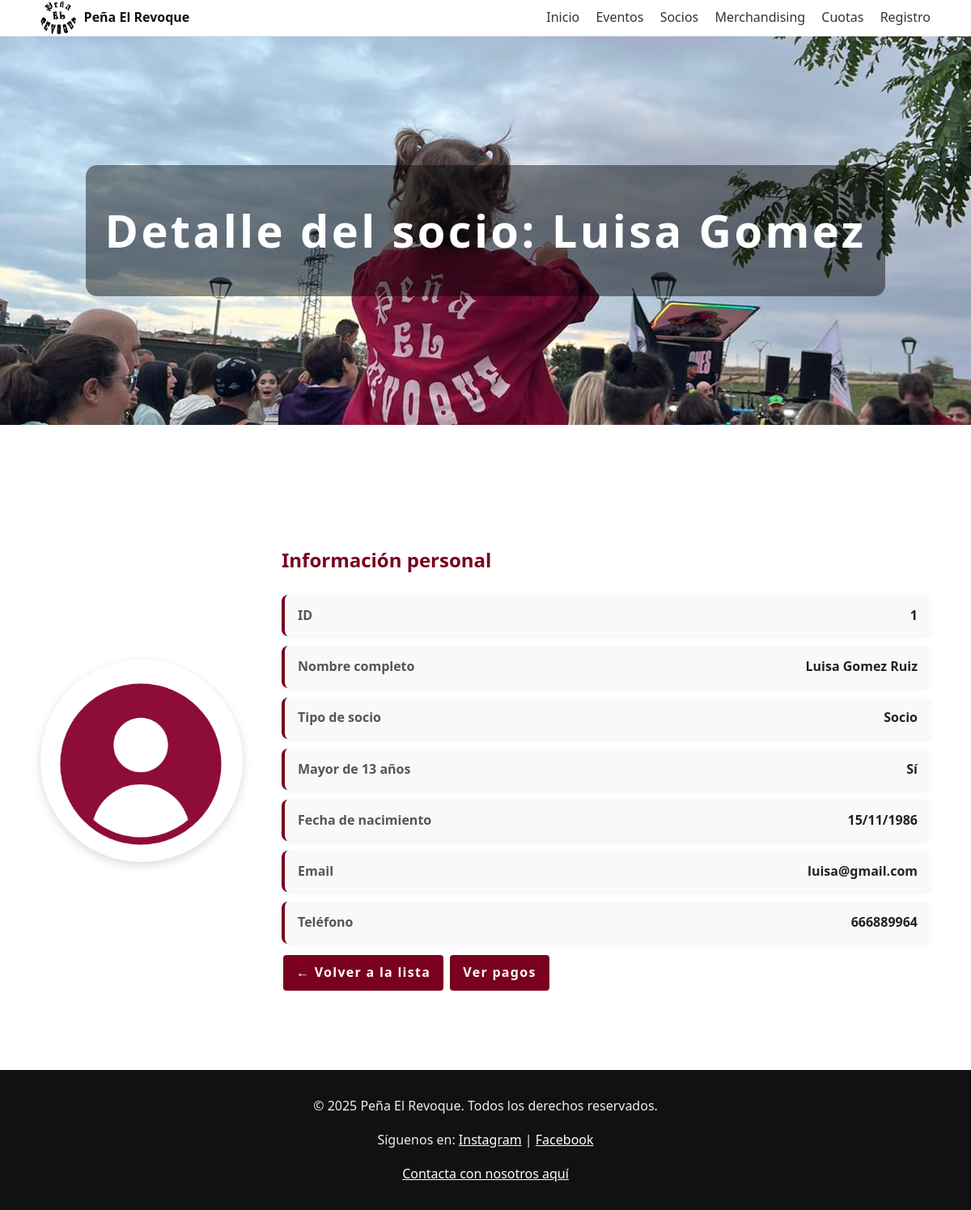
Screenshot of /socios/1/ (signed in) with the database file from the repository.
### appProjectDjango/models.py (models this page shows, shortened)
class Socio(models.Model):
    TIPO_SOCIO_CHOICES = [
        ('menor', 'Menor'),
        ('socio', 'Socio'),
        ('nuevo', 'Nuevo'),
    ]
    nombre = models.CharField(max_length=100)
    apellido = models.CharField(max_length=100, null=True, blank=True)
    segundo_apellido = models.CharField(max_length=100, blank=True, null=True)
    mayor13 = models.BooleanField(default=True)
    fecha_nacimiento = models.DateField(blank=True, null=True)
    tipo_socio = models.CharField(max_length=20, choices=TIPO_SOCIO_CHOICES, default='nuevo')
    email = models.EmailField(unique=True)
    password = models.CharField(max_length=128, null=True, blank=True)
    telefono = models.CharField(max_length=20)
    class Meta:
        db_table = "Socios"

### appProjectDjango/views.py (the view)
# urls.py: path('socios/<int:socio_id>/', SocioDetailView.as_view(), name='detalle_socio'),
class SocioDetailView(UserPassesTestMixin, DetailView):
    model = Socio
    template_name = 'detalle_socio.html'
    pk_url_kwarg = 'socio_id'
    context_object_name = 'socio'
    def test_func(self):
        return self.request.user.is_superuser

### appProjectDjango/templates/detalle_socio.html (shortened to what this page needs)
{% load static %}
<!DOCTYPE html>
<html lang="es">
<head>
    <link rel="stylesheet" href="{% static 'css/styles.css' %}">
</head>
<body>
    <header class="site-header">
        <div class="wrap">
            <a class="brand" href="{% url 'index' %}">
                <img src="{% static 'img/iconos/peña.jpg' %}" alt="Logo de la Peña El Revoque" class="brand-logo">
                <span>Peña El Revoque</span>
            </a>
            <nav class="main-nav" aria-label="Principal">
                <a href="{% url 'index' %}">Inicio</a>
                <a href="{% url 'eventos' %}">Eventos</a>
                <a href="{% url 'socios' %}">Socios</a>
                <a href="{% url 'merchandising' %}">Merchandising</a>
                <a href="{% url 'cuotas' %}">Cuotas</a>
                <a href="{% url 'registros' %}">Registro</a>
            </nav>
        </div>
    </header>
    <section class="hero">
        <div class="hero-inner">
            <h1>Detalle del socio: {{ socio.nombre }} {{ socio.apellido }}</h1>
        </div>
    </section>
    <main class="detalle-socio wrap">
        <div class="detalle-socio-grid">
            <div class="detalle-foto">
                {% if socio.foto %}
                    <img src="{% static 'img/socios/' %}{{ socio.foto }}" alt="Foto de {{ socio.nombre }}" class="foto-socio">
                {% else %}
                    <img src="{% static 'img/iconos/usuario.png' %}" alt="Foto por defecto" class="foto-socio">
                {% endif %}
            </div>
            <div class="detalle-info" id="detalle-info">
                <h2>Información personal</h2>
                <div class="info-card">
                    <span class="info-label">ID</span>
                    <span class="info-value">{{ socio.id }}</span>
                </div>
                <div class="info-card">
                    <span class="info-label">Nombre completo</span>
                    <span class="info-value">{{ socio.nombre }} {{ socio.apellido }}{% if socio.segundo_apellido %} {{ socio.segundo_apellido }}{% endif %}</span>
                </div>
                <div class="info-card">
                    <span class="info-label">Tipo de socio</span>
                    <span class="info-value">{{ socio.get_tipo_socio_display }}</span>
                </div>
                <div class="info-card">
                    <span class="info-label">Mayor de 13 años</span>
                    <span class="info-value">{% if socio.mayor13 %}Sí{% else %}No{% endif %}</span>
                </div>
                <div class="info-card">
                    <span class="info-label">Fecha de nacimiento</span>
                    <span class="info-value">{{ socio.fecha_nacimiento|date:"d/m/Y" }}</span>
                </div>
                <div class="info-card">
                    <span class="info-label">Email</span>
                    <span class="info-value">{{ socio.email }}</span>
                </div>
                <div class="info-card">
                    <span class="info-label">Teléfono</span>
                    <span class="info-value">{{ socio.telefono }}</span>
                </div>
                <div class="botones-acciones">
                    <a href="{% url 'socios' %}" class="btn">← Volver a la lista</a>
                    {% if user.is_superuser %}
                        <a href="{% url 'pagos' %}?socio_id={{ socio.id }}" class="btn">Ver pagos</a>
                    {% endif %}
                </div>
            </div>
        </div>
    </main>
    <footer class="site-footer">
        <p>&copy; 2025 Peña El Revoque. Todos los derechos reservados.</p>
        <p>Síguenos en:
            <a href="https://www.instagram.com/hervias_larioja" target="_blank">Instagram</a> |
            <a href="https://www.facebook.com/elrevoquehervias" target="_blank">Facebook</a>
        </p>
        <p><a href="{% url 'contacto' %}">Contacta con nosotros aquí</a></p>
    </footer>
</body>
</html>

### appProjectDjango/static/css/styles.css (style rules this page uses)
:root { --vino:#7a0020; --gris:#f2f2f4; --max:1100px; }
html { scroll-behavior: smooth; }
body { margin:0; font-family: system-ui, sans-serif; line-height:1.6; color:#222; }
.wrap { max-width: var(--max); margin:0 auto; padding:0 1rem; }
.site-header { background:#fff; border-bottom:1px solid #eee; position:sticky; top:0; z-index:20; }
.site-header .wrap { display:flex; align-items:center; justify-content:space-between; }
.brand { display:flex; align-items:center; gap:.6rem; text-decoration:none; color:#111; font-weight:700; }
.brand-logo { width:44px; height:44px; border-radius:50%; object-fit:cover; }
.main-nav a { margin-left:1rem; text-decoration:none; color:#333; }
.hero { min-height: 60vh; background: url("../img/nosotros/foto_alaia.jpg") center/cover no-repeat, #333; display:grid; place-items:center; text-align:center; color:#fff; }
.hero-inner { background:rgba(0,0,0,.45); padding:2rem 1.5rem; border-radius:14px; }
.hero h1 { margin:.25rem 0; letter-spacing:.06em; font-size: clamp(28px, 6vw, 56px); }
.btn { display:inline-block; padding:.6rem 1rem; border:2px solid #fff; color:#fff; text-decoration:none; font-weight:700; letter-spacing:.08em; }
.site-footer { background:#111; color:#eee; text-align:center; padding:1rem; }
.site-footer a { color:#fff; }
h1, h2 { text-align: center; }
.detalle-socio { padding: 3rem 1rem; max-width: var(--max); margin: 3rem auto; }
.detalle-socio-grid { display: flex !important; flex-direction: row; justify-content: center; align-items: center; gap: 3rem; margin-top: 2rem; }
.detalle-foto { flex: 0 0 auto; display: flex; justify-content: center; align-items: center; }
.foto-socio { width: 250px; height: 250px; object-fit: cover; border-radius: 50%; box-shadow: 0 4px 12px rgba(0,0,0,0.15); }
.detalle-info { flex: 1; display: flex; flex-direction: column; justify-content: center; }
.detalle-info h2 { color: var(--vino); margin-bottom: 1.5rem; text-align: left; }
.info-card { display: flex; justify-content: space-between; padding: 0.8rem 1rem; margin-bottom: 0.75rem; background: #f9f9f9; border-left: 4px solid var(--vino); border-radius: 8px; box-shadow: 0 2px 5px rgba(0,0,0,0.05); transition: transform 0.2s ease; }
.info-label { font-weight: 600; color: #555; }
.info-value { font-weight: 700; color: #222; text-align: right; }
.btn { display: inline-block; padding: 0.6rem 1rem; background: var(--vino); color: #fff; border-radius: 6px; text-decoration: none; font-weight: 700; transition: background 0.2s ease; }

### rows the page displays
Socio: nombre "Luisa", apellido "Gomez", id "1", segundo_apellido "Ruiz", tipo_socio "Socio", fecha_nacimiento "15/11/1986", email "luisa@gmail.com", telefono "666889964"
